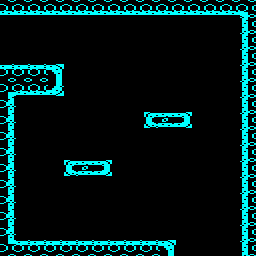

A level layout from a 2D game, rendered from its tile map. Below: a short description, then the map file with its tile-grid data intact:
An orthogonal 16x16 tile map with 16x16 px tiles, 1 tile layer (Tile Layer 1) and 2 objects (2x edge_exit).

<map version="1.8" tiledversion="1.8.2" orientation="orthogonal" renderorder="right-down" width="16" height="16" tilewidth="16" tileheight="16" infinite="0" nextlayerid="4" nextobjectid="11">
 <tileset firstgid="1" source="../../tiled/porthole.tsx" />
 <layer id="1" name="Tile Layer 1" width="16" height="16">
  <data encoding="csv">
35,35,35,35,35,35,35,35,35,35,35,35,35,35,35,43,
1,1,1,1,1,1,1,1,1,1,1,1,1,1,1,36,
1,0,0,0,0,0,0,0,0,0,0,0,1,0,1,36,
1,0,0,0,0,0,0,0,0,0,0,0,0,1,1,36,
33,33,33,37,0,0,0,0,0,1,1,1,1,1,1,36,
44,35,35,40,0,0,0,0,1,1,1,1,1,1,1,36,
34,1,1,0,0,0,0,1,1,1,1,1,1,1,1,36,
34,1,1,0,1,1,1,1,1,45,46,47,1,1,1,36,
34,0,1,0,1,1,1,1,1,1,1,1,1,1,1,36,
34,1,1,0,1,1,1,0,1,1,1,1,1,1,1,36,
34,1,0,0,45,46,47,0,1,1,1,1,1,1,1,36,
34,1,0,0,0,0,0,0,1,1,1,1,1,1,1,36,
34,1,1,0,0,0,0,0,1,1,1,1,1,1,1,36,
34,1,1,1,1,1,1,1,1,1,1,1,1,1,1,36,
34,1,1,1,1,1,1,1,1,1,1,1,1,1,1,36,
41,33,33,33,33,33,33,33,33,33,37,1,1,1,1,36
</data>
 </layer>
 <objectgroup id="2" name="objects" />
 <objectgroup id="3" name="meta">
  <object id="9" name="edge_exit_08" type="edge_exit" x="176" y="240" width="64" height="16">
   <properties>
    <property name="id" value="edge_exit_08" />
    <property name="to" value="room02" />
   </properties>
  </object>
  <object id="10" name="edge_exit_09" type="edge_exit" x="0" y="16" width="16" height="48">
   <properties>
    <property name="id" value="edge_exit_09" />
    <property name="to" value="room04" />
   </properties>
  </object>
 </objectgroup>
</map>
